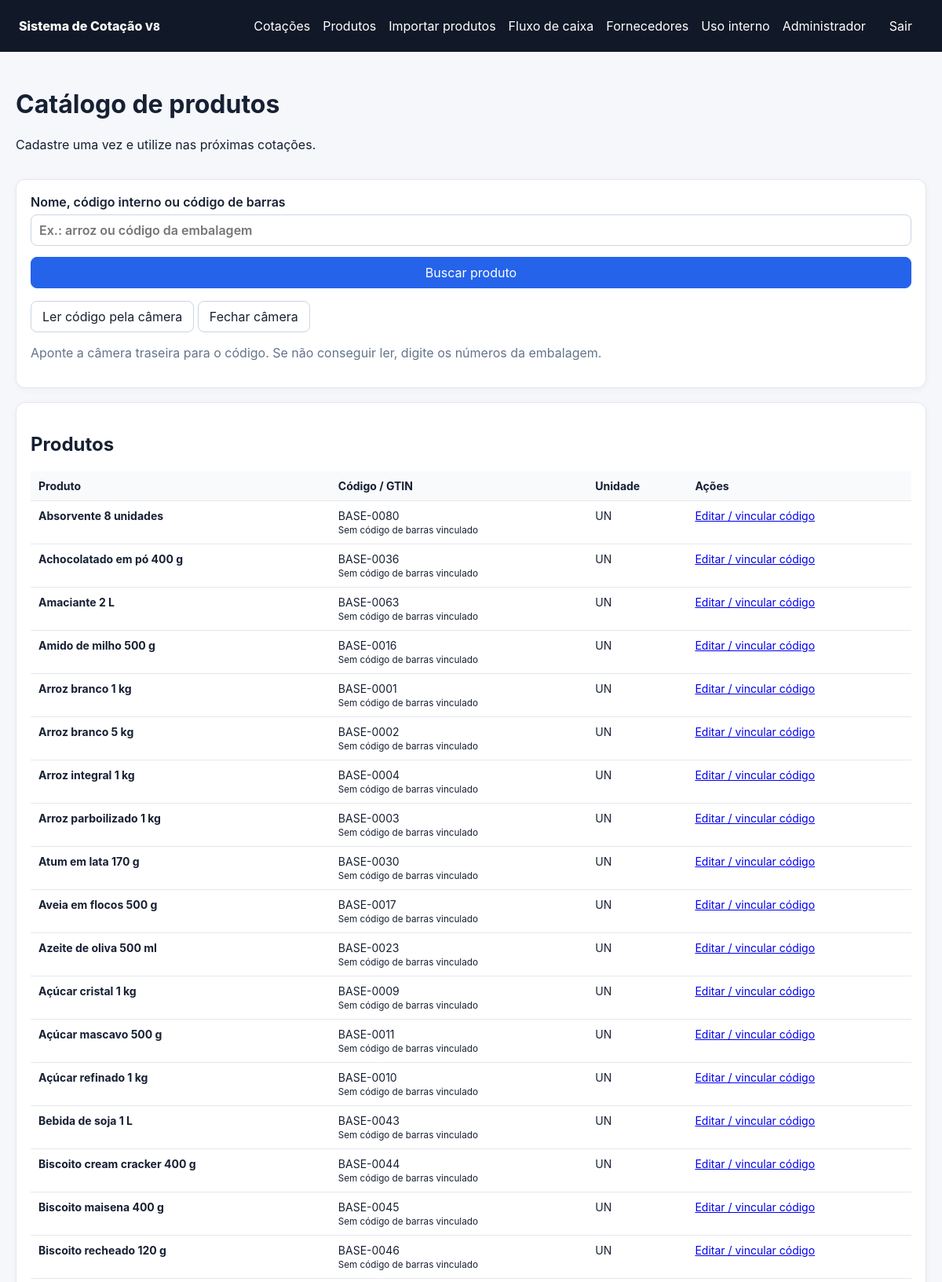
Page /admin/produtos (signed in, upper part) on the committed database.
### app/models.py (models this page shows)
class User(Base):
    __tablename__ = "users"
    id: Mapped[int] = mapped_column(primary_key=True)
    name: Mapped[str] = mapped_column(String(120))
    email: Mapped[str] = mapped_column(String(180), unique=True, index=True)
    password_hash: Mapped[str] = mapped_column(String(255))
    role: Mapped[str] = mapped_column(String(20), default="supplier")
    company_name: Mapped[str | None] = mapped_column(String(180), nullable=True)
    active: Mapped[bool] = mapped_column(Boolean, default=True)
    must_change_password: Mapped[bool] = mapped_column(Boolean, default=False)

class Product(Base):
    __tablename__ = "products"
    id: Mapped[int] = mapped_column(primary_key=True)
    code: Mapped[str] = mapped_column(String(80), unique=True, index=True)
    barcode: Mapped[str | None] = mapped_column(String(14), unique=True, nullable=True, index=True)
    description: Mapped[str] = mapped_column(String(255), index=True)
    base_unit: Mapped[str] = mapped_column(String(40), default="UN")
    active: Mapped[bool] = mapped_column(Boolean, default=True)

### app/catalog.py (the view)
@router.get('/admin/produtos')
def catalog(request: Request, q: str='', quote_id: int=0, edit: int=0, db: Session=Depends(get_db)):
    from .main import require_role, templates
    user=require_role(request, db, 'admin')
    query=select(Product)
    if q.strip():
        term='%'+q.strip().replace('%','\\%').replace('_','\\_')+'%'
        conditions=[Product.description.ilike(term, escape='\\'), Product.code.ilike(term, escape='\\')]
        try:
            barcode=barcode_value(q)
            if barcode: conditions.append(Product.barcode==barcode)
        except ValueError: pass
        from .importacao import ImportLink
        from .internal_models import InternalProduct
        from .internal_use import barcode_key
        try:
            linked = select(ImportLink.product_id).join(InternalProduct, InternalProduct.id == ImportLink.internal_id).where(InternalProduct.barcode_key == barcode_key(q))
            conditions.append(Product.id.in_(linked))
        except ValueError:
            pass
        query=query.where(or_(*conditions))
    products=db.scalars(query.order_by(Product.description).limit(201)).all()
    quote=db.get(Quote,quote_id) if quote_id else None
    if quote_id and not quote: raise HTTPException(404)
    return templates.TemplateResponse(request,'admin_products.html',dict(user=user,products=products[:200],more=len(products)>200,q=q,quote=quote,quote_id=quote_id,editing=db.get(Product,edit) if edit else None,message=request.query_params.get('message','')))

### app/templates/admin_products.html (shortened to what this page needs)
{% extends 'base.html' %}
{% block content %}
<div class="page-head"><div><h1>Catálogo de produtos</h1><p>Cadastre uma vez e utilize nas próximas cotações.</p></div>{% if quote %}<a class="button" href="/admin/cotacoes/{{ quote.id }}">Voltar à cotação</a>{% endif %}</div>
<div class="card">
<form method="get" class="stack" id="search-form"><input type="hidden" name="quote_id" value="{{ quote_id }}"><label>Nome, código interno ou código de barras<input id="search" name="q" value="{{ q }}" placeholder="Ex.: arroz ou código da embalagem" autocomplete="off"></label><button class="primary">Buscar produto</button></form>
<p><button type="button" id="scan-search">Ler código pela câmera</button> <button type="button" id="stop-scan" hidden>Fechar câmera</button></p>
<p class="muted">Aponte a câmera traseira para o código. Se não conseguir ler, digite os números da embalagem.</p>
</div>
<div class="card"><h2>Produtos {% if q %}encontrados{% endif %}</h2>
<div class="table-wrap"><table><thead><tr><th>Produto</th><th>Código / GTIN</th><th>Unidade</th><th>Ações</th></tr></thead><tbody>
{% for p in products %}<tr><td><strong>{{ p.description }}</strong>{% if not p.active %}<br>Inativo{% endif %}</td><td>{{ p.code }}<br><small>{{ p.barcode or 'Sem código de barras vinculado' }}</small></td><td>{{ p.base_unit }}</td><td><a href="/admin/produtos?edit={{ p.id }}&quote_id={{ quote_id }}#cadastro">Editar / vincular código</a>
</td></tr>
{% else %}<tr><td colspan="4">Nenhum produto encontrado. Cadastre abaixo ou busque pelo nome e edite para vincular este código.</td></tr>{% endfor %}
</tbody></table></div></div>
{% endblock %}

### app/templates/base.html (shortened to what this page needs)
<!doctype html>
<html lang="pt-BR">
<head>
  <link rel="stylesheet" href="/static/style.css?v=10">
</head>
<body>
<header class="topbar">
  <div class="brand">Sistema de Cotação <small class="app-version">V8</small></div>
  {% if user %}
  <div class="nav">
    {% if user.role == 'admin' %}<a href="/admin">Cotações</a><a href="/admin/produtos">Produtos</a><a href="/admin/importacao-produtos">Importar produtos</a><a href="/admin/financeiro">Fluxo de caixa</a><a href="/admin/fornecedores">Fornecedores</a><a href="/uso-interno">Uso interno</a>{% elif user.role == 'employee' %}<a href="/uso-interno">Registrar retirada</a><a href="/uso-interno/alterar-senha">Alterar senha</a>{% else %}<a href="/fornecedor">Minhas cotações</a><a href="/fornecedor/alterar-senha">Alterar senha</a>{% endif %}
    <span>{{ user.name }}</span>
    <form action="/logout" method="post"><button class="link-btn">Sair</button></form>
  </div>
  {% endif %}
</header>
<main class="container">{% block content %}{% endblock %}</main>
</body>
</html>

### app/static/style.css (style rules this page uses)
:root { font-family:Inter,ui-sans-serif,system-ui,-apple-system,BlinkMacSystemFont,"Segoe UI",sans-serif;color:#172033;background:#f5f7fb }
* { box-sizing:border-box }
body { margin:0 }
.topbar { display:flex;justify-content:space-between;align-items:center;padding:14px 24px;background:#111827;color:#fff }
.brand { font-weight:800 }
.nav { display:flex;gap:16px;align-items:center }
.nav a,.link-btn { color:#fff;text-decoration:none;background:none;border:0;cursor:pointer;font:inherit }
.nav form { margin:0 }
.container { max-width:1500px;margin:26px auto;padding:0 20px }
.page-head { display:flex;justify-content:space-between;gap:16px;align-items:center;margin-bottom:18px }
.card { background:#fff;border:1px solid #e5e7eb;border-radius:12px;padding:18px;margin-bottom:18px;box-shadow:0 2px 8px rgba(15,23,42,.04) }
.stack { display:grid;gap:14px }
label { display:grid;gap:6px;font-weight:600 }
input,select,textarea,button,.button { font:inherit }
input,select,textarea { width:100%;padding:9px 10px;border:1px solid #cbd5e1;border-radius:8px;background:#fff }
button,.button { border:1px solid #cbd5e1;border-radius:8px;padding:9px 14px;background:#fff;color:#172033;text-decoration:none;cursor:pointer;display:inline-block }
.primary { background:#2563eb;color:#fff;border-color:#2563eb }
.muted { color:#64748b }
.table-wrap { overflow:auto }
table { width:100%;border-collapse:collapse;font-size:14px }
th,td { text-align:left;padding:10px;border-bottom:1px solid #e5e7eb;vertical-align:top }
th { background:#f8fafc;white-space:nowrap }

### rows in the picture
User: name "Administrador"
Product: description "Absorvente 8 unidades", code "BASE-0080", barcode "Sem código de barras vinculado", base_unit "UN"
Product: description "Achocolatado em pó 400 g", code "BASE-0036", barcode "Sem código de barras vinculado", base_unit "UN"
Product: description "Amaciante 2 L", code "BASE-0063", barcode "Sem código de barras vinculado", base_unit "UN"
Product: description "Amido de milho 500 g", code "BASE-0016", barcode "Sem código de barras vinculado", base_unit "UN"
Product: description "Arroz branco 1 kg", code "BASE-0001", barcode "Sem código de barras vinculado", base_unit "UN"
Product: description "Arroz branco 5 kg", code "BASE-0002", barcode "Sem código de barras vinculado", base_unit "UN"
Product: description "Arroz integral 1 kg", code "BASE-0004", barcode "Sem código de barras vinculado", base_unit "UN"
Product: description "Arroz parboilizado 1 kg", code "BASE-0003", barcode "Sem código de barras vinculado", base_unit "UN"
Product: description "Atum em lata 170 g", code "BASE-0030", barcode "Sem código de barras vinculado", base_unit "UN"
Product: description "Aveia em flocos 500 g", code "BASE-0017", barcode "Sem código de barras vinculado", base_unit "UN"
Product: description "Azeite de oliva 500 ml", code "BASE-0023", barcode "Sem código de barras vinculado", base_unit "UN"
Product: description "Açúcar cristal 1 kg", code "BASE-0009", barcode "Sem código de barras vinculado", base_unit "UN"
Product: description "Açúcar mascavo 500 g", code "BASE-0011", barcode "Sem código de barras vinculado", base_unit "UN"
Product: description "Açúcar refinado 1 kg", code "BASE-0010", barcode "Sem código de barras vinculado", base_unit "UN"
Product: description "Bebida de soja 1 L", code "BASE-0043", barcode "Sem código de barras vinculado", base_unit "UN"
Product: description "Biscoito cream cracker 400 g", code "BASE-0044", barcode "Sem código de barras vinculado", base_unit "UN"
Product: description "Biscoito maisena 400 g", code "BASE-0045", barcode "Sem código de barras vinculado", base_unit "UN"
Product: description "Biscoito recheado 120 g", code "BASE-0046", barcode "Sem código de barras vinculado", base_unit "UN"
